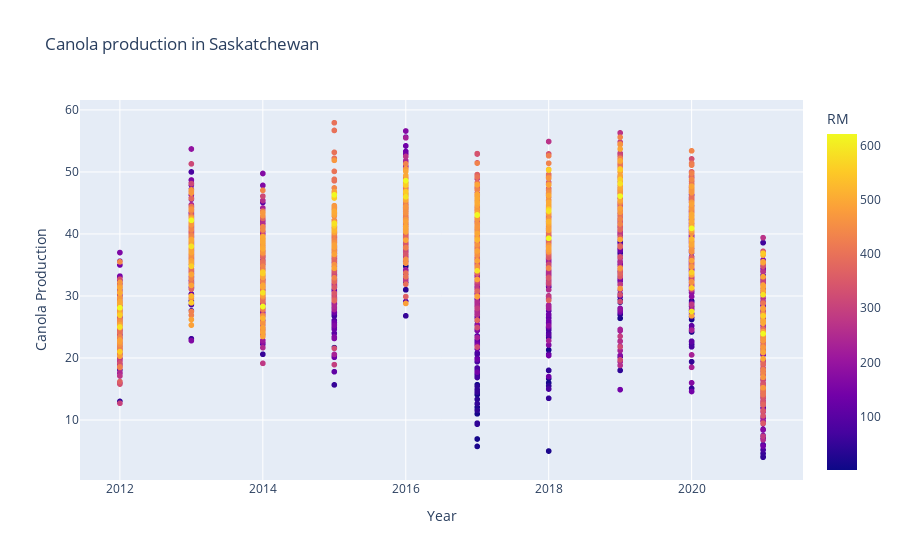
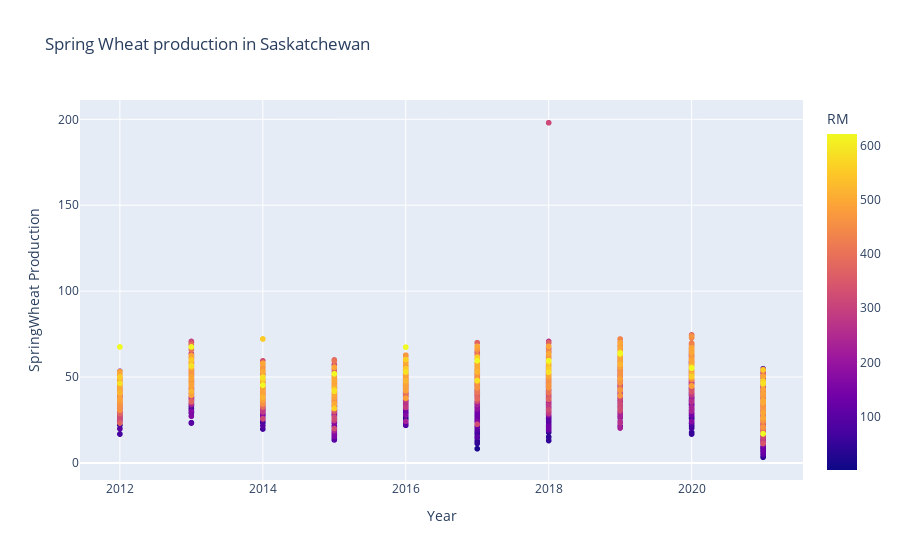

Write notebook code for charts like these, in order.
### Code cell
# Finally lets look at some scatter plots with RM to visualize best and works RM per year

fig = px.scatter(df, x='Year', y='Canola', color = 'RM',
             labels={
                     "Canola": "Canola Production"},
                title="Canola production in Saskatchewan")
fig.show()

fig = px.scatter(df, x='Year', y='SpringWheat',  color = 'RM',
             labels={
                     "SpringWheat": "SpringWheat Production" ,
                 },
                title="Spring Wheat production in Saskatchewan")
fig.show()

### Figure 1 — Plotly figure (JSON) as saved in the notebook; plotly's stock layout.template omitted (floating-point values rounded to 4 significant figures; data arrays with more than 128 entries replaced by an {"elided": "..."} marker saying what was removed)
{"data": [{"hovertemplate": "Year=%{x}<br>Canola Production=%{y}<br>RM=%{marker.color}<extra></extra>", "legendgroup": "", "marker": {"color": {"elided": "2950 int values"}, "coloraxis": "coloraxis", "symbol": "circle"}, "mode": "markers", "name": "", "showlegend": false, "type": "scattergl", "x": {"elided": "2950 int values"}, "xaxis": "x", "y": {"elided": "2950 float values"}, "yaxis": "y"}], "layout": {"autosize": true, "coloraxis": {"colorbar": {"title": {"text": "RM"}}, "colorscale": [[0, "#0d0887"], [0.1111, "#46039f"], [0.2222, "#7201a8"], [0.3333, "#9c179e"], [0.4444, "#bd3786"], [0.5556, "#d8576b"], [0.6667, "#ed7953"], [0.7778, "#fb9f3a"], [0.8889, "#fdca26"], [1, "#f0f921"]]}, "legend": {"tracegroupgap": 0}, "title": {"text": "Canola production in Saskatchewan"}, "xaxis": {"anchor": "y", "autorange": true, "domain": [0, 1], "range": [2011.0, 2022.0], "title": {"text": "Year"}, "type": "linear"}, "yaxis": {"anchor": "x", "autorange": true, "domain": [0, 1], "range": [-0.4505, 62.38], "title": {"text": "Canola Production"}, "type": "linear"}}}

### Figure 2 — Plotly figure (JSON) as saved in the notebook; plotly's stock layout.template omitted (floating-point values rounded to 4 significant figures; data arrays with more than 128 entries replaced by an {"elided": "..."} marker saying what was removed)
{"data": [{"hovertemplate": "Year=%{x}<br>SpringWheat Production=%{y}<br>RM=%{marker.color}<extra></extra>", "legendgroup": "", "marker": {"color": {"elided": "2950 int values"}, "coloraxis": "coloraxis", "symbol": "circle"}, "mode": "markers", "name": "", "showlegend": false, "type": "scattergl", "x": {"elided": "2950 int values"}, "xaxis": "x", "y": {"elided": "2950 float values"}, "yaxis": "y"}], "layout": {"autosize": true, "coloraxis": {"colorbar": {"title": {"text": "RM"}}, "colorscale": [[0, "#0d0887"], [0.1111, "#46039f"], [0.2222, "#7201a8"], [0.3333, "#9c179e"], [0.4444, "#bd3786"], [0.5556, "#d8576b"], [0.6667, "#ed7953"], [0.7778, "#fb9f3a"], [0.8889, "#fdca26"], [1, "#f0f921"]]}, "legend": {"tracegroupgap": 0}, "title": {"text": "Spring Wheat production in Saskatchewan"}, "xaxis": {"anchor": "y", "autorange": true, "domain": [0, 1], "range": [2011.0, 2022.0], "title": {"text": "Year"}, "type": "linear"}, "yaxis": {"anchor": "x", "autorange": true, "domain": [0, 1], "range": [-12.77, 214.1], "title": {"text": "SpringWheat Production"}, "type": "linear"}}}
